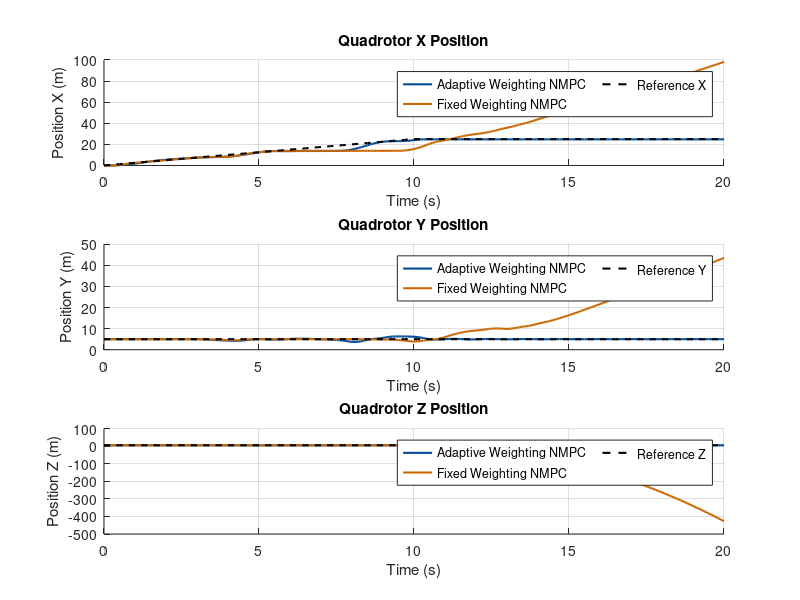
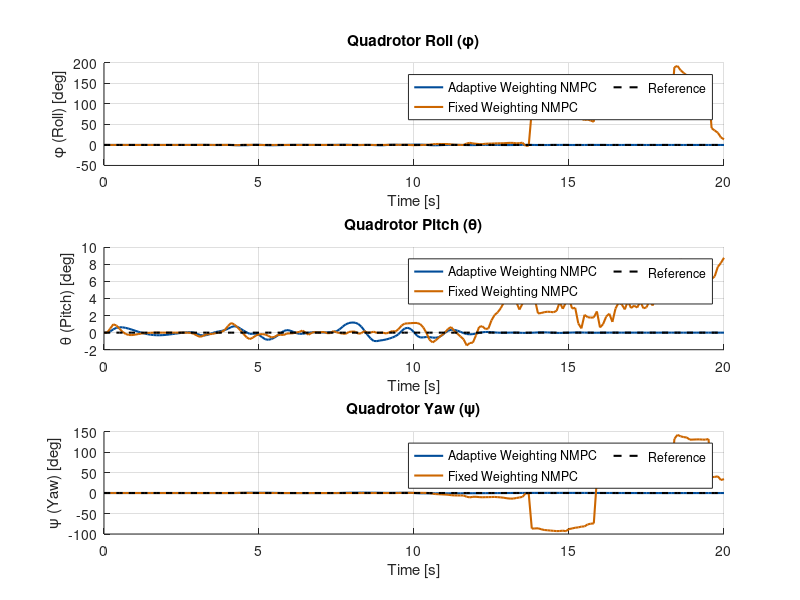
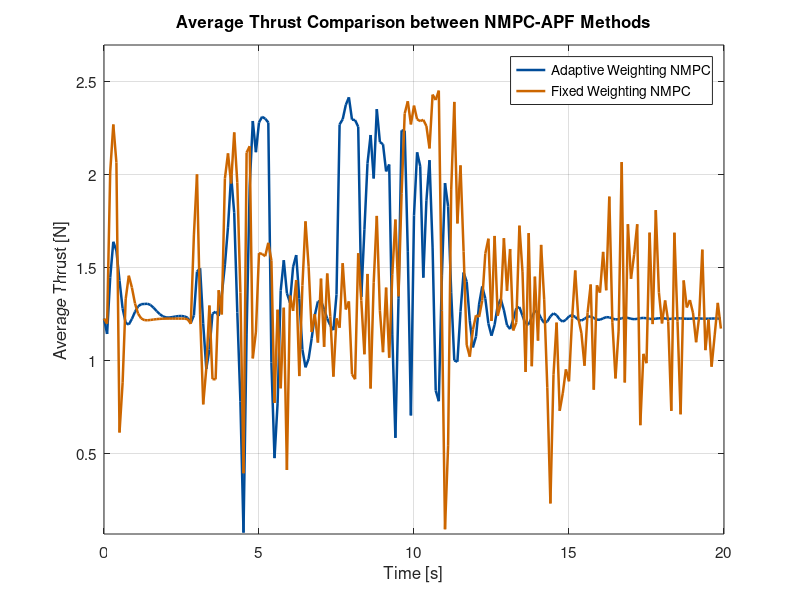
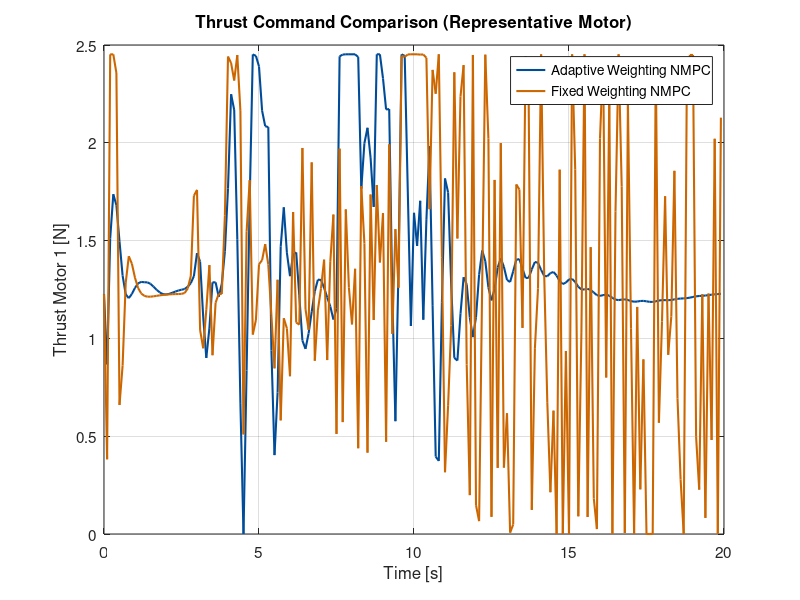

These figures' MATLAB source, in order: (Note: this script raises an error after producing the figures.)
close all;

trajectory = 1;

obs_radius_val = 0.5; % semua radius sama
z_pos = 0.0;          % tinggi referensi (anggap obstacle menempel ground, drone terbang di atas)

% posisi obstacle (manual supaya jaraknya tidak terlalu dekat)
if trajectory == 1
    num_obs = 17; 
%     obs_center = [ 6  6  6  8   12   12   15   15   16   18   18   22  23   24  26  29   30 ;   % x
%                    9  6  3  1.8  4   6.8   6   1.5  8.2  6.2  2.8  2   4.8  8   4   2.2  7.0 ;   % y
%                    z_pos*ones(1,num_obs) ];       % z
    obs_center = [ 6  9  6  8   12   12   15   15   16   18   18   22  23.5   24  26  29   30 ;   % x
                       9  5.5  3  1.8  4   6   5   1.5  8.2  6.2  2.8  2   5  8   5   2.2  7.0 ;   % y
                       z_pos*ones(1,num_obs) ];       % z done

    obs_radius = obs_radius_val * ones(1,num_obs);
else
    num_obs = 2.0; 
    obs_center = [ 3.25 6.5;   % x
                   2.5 1.5;   % y
                   z_pos*ones(1,num_obs) ];       % z

    obs_radius = obs_radius_val * ones(1,num_obs);
end

% Load hasil simulasi
load('4sim_single.mat','results'); results_single = results;
load('4sim_multi.mat','results');  results_multi  = results;

% --- Time vector untuk state (N_sim+1) ---
t_single = (0:size(results_single.history_x,2)-1)*results_single.dt;
t_multi  = (0:size(results_multi.history_x,2)-1)*results_multi.dt;
x_ref = results_single.history_x_ref(1,:);
y_ref = results_single.history_x_ref(2,:);
z_ref = results_single.history_x_ref(3,:);

% --- Time vector untuk kontrol (N_sim) ---
t_u_single = (0:size(results_single.history_u,2)-1) * results_single.dt;
t_u_multi  = (0:size(results_multi.history_u,2)-1) * results_multi.dt;

color1 = [0.00,0.30,0.60];
color2 = [0.80,0.40,0.00];

%% =========================================================================
%  FIGURE 1: POSITIONS (px, py, pz)
%  =========================================================================
fig1 = figure(1); 
set(fig1, 'Name', 'Quadrotor Position Comparison', 'NumberTitle', 'off');
clf(fig1);

% Define plot indices for Position (1, 2, 3)
pos_indices = [1, 2, 3];
pos_labels = {'Position X (m)', 'Position Y (m)', 'Position Z (m)'};
pos_titles = {'Quadrotor X Position', 'Quadrotor Y Position', 'Quadrotor Z Position'};
ref_labels = {'Reference X', 'Reference Y', 'Reference Z'};

for i = 1:3
    idx = pos_indices(i); % 1, 2, or 3
    
    % KOREKSI: Menggunakan 3 baris, 1 kolom (Susunan Vertikal)
    subplot(3, 1, i);
    hold on;
    
    % Plot Actual Trajectories
    h_single = plot(t_single, results_single.history_x(idx,:), 'Color', color1, 'LineWidth', 1.5, 'DisplayName', 'Adaptive Weighting NMPC');
    h_multi = plot(t_multi, results_multi.history_x(idx,:), 'Color', color2, 'LineWidth', 1.5, 'DisplayName', 'Fixed Weighting NMPC');
    
    % Plot Reference Trajectory
    h_ref = plot(t_single, results_single.history_x_ref(idx,:), 'k--', 'LineWidth', 1.5, 'DisplayName', ref_labels{i});
    
    grid on;
    ylabel(pos_labels{i});
    title(pos_titles{i});
    
    % Sumbu X hanya pada plot terakhir
    xlabel('Time (s)');
%     set(gca, 'XTickLabel', []); % Sembunyikan label X pada plot atas
    
    % Tambahkan legenda hanya pada plot pertama
    legend([h_single, h_multi, h_ref], 'Location','best', 'NumColumns', 2);

    hold off;
end


%% =========================================================================
%  FIGURE 2: EULER ANGLES (Phi, Theta, Psi)
%  =========================================================================
fig2 = figure(2); 
set(fig2, 'Name', 'Quadrotor Angle Comparison', 'NumberTitle', 'off');
clf(fig2);

% Define plot indices for Angles (4, 5, 6)
angle_indices = [4, 5, 6];
angle_labels = {'\phi (Roll) [deg]', '\theta (Pitch) [deg]', '\psi (Yaw) [deg]'};
angle_titles = {'Quadrotor Roll (\phi)', 'Quadrotor Pitch (\theta)', 'Quadrotor Yaw (\psi)'};


for i = 1:3
    idx = angle_indices(i); % 4, 5, or 6
    
    % KOREKSI: Menggunakan 3 baris, 1 kolom (Susunan Vertikal)
    subplot(3, 1, i);
    hold on;
    
    % Plot Actual Angles
    h_single = plot(t_single, results_single.history_x(idx,:), 'Color', color1, 'LineWidth', 1.5, 'DisplayName', 'Adaptive Weighting NMPC');
    h_multi = plot(t_multi, results_multi.history_x(idx,:), 'Color', color2, 'LineWidth', 1.5, 'DisplayName', 'Fixed Weighting NMPC');
    
    % Plot Reference Angle
    h_ref = plot(t_single, results_single.history_x_ref(idx,:), 'k--', 'LineWidth', 1.5, 'DisplayName', 'Reference');
    
    grid on;
    ylabel(angle_labels{i});
    title(angle_titles{i});
    
    % Sumbu X hanya pada plot terakhir
    xlabel('Time [s]');
%     set(gca, 'XTickLabel', []); % Sembunyikan label X pada plot atas
    
    % Tambahkan legenda hanya pada plot pertama
    legend([h_single, h_multi, h_ref], 'Location','best', 'NumColumns', 2);

    hold off;
end

%% === Compute Average Thrust ===
T_avg_single = mean(results_single.history_u, 1);
T_avg_multi  = mean(results_multi.history_u, 1);

%% === Compute Control Effort Metrics ===
J_u_single = sum(sum(results_single.history_u.^2, 1));
J_u_multi  = sum(sum(results_multi.history_u.^2, 1));

mean_u_single = mean(T_avg_single);
mean_u_multi  = mean(T_avg_multi);

max_u_single = max(T_avg_single);
max_u_multi  = max(T_avg_multi);

%% === PLOT 1: Average Thrust Comparison ===
figure('Name','Average Thrust Comparison','Color','w');
hold on; box on; grid on;

plot(t_u_single, T_avg_single, 'Color', color1, 'LineWidth', 1.8);
plot(t_u_multi,  T_avg_multi,  'Color', color2, 'LineWidth', 1.8);

xlabel('Time [s]');
ylabel('Average Thrust [N]');
title('Average Thrust Comparison between NMPC-APF Methods');

% (Optional) Mark obstacle avoidance window
% xline(start, '--', 'Avoidance Start', 'Color', [0.5 0.5 0.5], 'LabelHorizontalAlignment', 'center','LabelVerticalAlignment','top');
% xline(finish, '--', 'Avoidance End', 'Color', [0.5 0.5 0.5], 'LabelHorizontalAlignment', 'center','LabelVerticalAlignment','top');

legend({'Adaptive Weighting NMPC', ...
        'Fixed Weighting NMPC'}, ...
        'Location','best');
set(gca,'FontSize',11);

ylim([min([T_avg_single,T_avg_multi])*0.9, ...
      max([T_avg_single,T_avg_multi])*1.1]);

%% === PLOT 2: Thrust per Motor (Optional, use one representative motor) ===
figure('Name','Thrust Command (Motor 1)','Color','w');
hold on; box on; grid on;

plot(t_u_single, results_single.history_u(1,:), 'Color', color1, 'LineWidth', 1.5);
plot(t_u_multi,  results_multi.history_u(1,:),  'Color', color2, 'LineWidth', 1.5);

xlabel('Time [s]');
ylabel('Thrust Motor 1 [N]');
title('Thrust Command Comparison (Representative Motor)');
legend({'Adaptive Weighting NMPC', 'Fixed Weighting NMPC'}, 'Location','best');
set(gca,'FontSize',11);

% (Optional) Mark obstacle avoidance window
% xline(start, '--', 'Avoidance Start', 'Color', [0.5 0.5 0.5], 'LabelVerticalAlignment','bottom');
% xline(finish, '--', 'Avoidance End', 'Color', [0.5 0.5 0.5], 'LabelVerticalAlignment','bottom');

%% === TABLE: Control Effort Metrics ===
fprintf('\n=== CONTROL EFFORT METRICS ===\n');
fprintf('%-35s %-15s %-15s %-15s\n', 'Method', 'Σ||u||²', 'Mean Thrust [N]', 'Max Thrust [N]');
fprintf('---------------------------------------------------------------------------------\n');
fprintf('%-35s %-15.3f %-15.3f %-15.3f\n', 'Adaptive Weighting NMPC', J_u_single, mean_u_single, max_u_single);
fprintf('%-35s %-15.3f %-15.3f %-15.3f\n', 'Fixed Weighting NMPC',         J_u_multi,  mean_u_multi,  max_u_multi);

%% === (Optional) Convert metrics to table for plotting/export ===
ControlEffortTable = table( ...
    {'Adaptive Weighting NMPC'; 'Fixed Weighting NMPC'}, ...
    [J_u_single; J_u_multi], ...
    [mean_u_single; mean_u_multi], ...
    [max_u_single; max_u_multi], ...
    'VariableNames', {'Method','TotalEffort','MeanThrust','MaxThrust'});

disp(ControlEffortTable);

% Asumsi: 'results_single' dan 'results_multi' telah dimuat
% Asumsi: 'obs_center', 'obs_radius', 'trajectory' telah didefinisikan

x_ref_single = results_single.history_x_ref(1, :);
y_ref_single = results_single.history_x_ref(2, :);
z_ref_single = results_single.history_x_ref(3, :);

x_actual_single = results_single.history_x(1, :);
y_actual_single = results_single.history_x(2, :);
z_actual_single = results_single.history_x(3, :);

x_actual_multi = results_multi.history_x(1, :);
y_actual_multi = results_multi.history_x(2, :);
z_actual_multi = results_multi.history_x(3, :);

figure; hold on; grid on; box on;

%% --- Plot Lintasan Reference dan Aktual ---
% Plot lintasan referensi (sama untuk kedua metode)
h_ref = plot3(x_ref_single, y_ref_single, z_ref_single, 'k--', 'LineWidth', 1.5, 'DisplayName', 'Reference Path');

% Plot lintasan metode pertama (Single)
h_actual_single = plot3(x_actual_single, y_actual_single, z_actual_single, 'Color', color1, 'LineWidth', 1.5, 'DisplayName', 'Adaptive Weighting NMPC');

% Plot lintasan metode kedua (Multi)
h_actual_multi = plot3(x_actual_multi, y_actual_multi, z_actual_multi, 'Color', color2, 'LineWidth', 1.5, 'DisplayName', 'Fixed Weighting NMPC');

%% --- Tandai Start & Finish ---
% Titik awal dan akhir untuk metode pertama
% h_start_act_single = plot3(x_actual_single(1), y_actual_single(1), z_actual_single(1), 'bo', 'MarkerFaceColor', 'b', 'MarkerSize', 8, 'DisplayName', 'Start');
% h_finish_act_single = plot3(x_actual_single(end), y_actual_single(end), z_actual_single(end), 'bx', 'LineWidth', 2, 'MarkerSize', 10, 'DisplayName', 'Finish');

% % Titik awal dan akhir untuk metode kedua
% h_start_act_multi = plot3(x_actual_multi(1), y_actual_multi(1), z_actual_multi(1), 'go', 'MarkerFaceColor', 'g', 'MarkerSize', 8, 'DisplayName', 'Start (Multi)');
% h_finish_act_multi = plot3(x_actual_multi(end), y_actual_multi(end), z_actual_multi(end), 'gx', 'LineWidth', 2, 'MarkerSize', 10, 'DisplayName', 'Finish (Multi)');

% Titik awal dan akhir referensi (hanya perlu satu)
h_start_ref = plot3(x_ref_single(1), y_ref_single(1), z_ref_single(1), 'ko', 'MarkerFaceColor', 'k', 'MarkerSize', 8, 'DisplayName', 'Start Reference');
h_finish_ref = plot3(x_ref_single(end), y_ref_single(end), z_ref_single(end), 'kx', 'LineWidth', 2, 'MarkerSize', 10, 'DisplayName', 'Finish Reference');

%% --- Drone Heading (quiver3) ---
% Panah untuk lintasan pertama
N_single = length(x_actual_single);
step_arrow_single = max(floor(N_single/20),1);
scale_arrow = 0.5;
for k = 1:step_arrow_single:N_single-1
    quiver3(x_actual_single(k), y_actual_single(k), z_actual_single(k), ...
            x_actual_single(k+1)-x_actual_single(k), ...
            y_actual_single(k+1)-y_actual_single(k), ...
            z_actual_single(k+1)-z_actual_single(k), ...
            scale_arrow, 'Color', color1, 'LineWidth', 1.5, 'MaxHeadSize', 2, 'HandleVisibility', 'off');
end

% Panah untuk lintasan kedua
N_multi = length(x_actual_multi);
step_arrow_multi = max(floor(N_multi/20),1);
for k = 1:step_arrow_multi:N_multi-1
    quiver3(x_actual_multi(k), y_actual_multi(k), z_actual_multi(k), ...
            x_actual_multi(k+1)-x_actual_multi(k), ...
            y_actual_multi(k+1)-y_actual_multi(k), ...
            z_actual_multi(k+1)-z_actual_multi(k), ...
            scale_arrow, 'Color', color2, 'LineWidth', 1.5, 'MaxHeadSize', 2, 'HandleVisibility', 'off');
end

h_arrow_single = plot3(nan, nan, nan, 'Color', color1, 'LineWidth', 1.5, 'DisplayName', 'Adaptive Weighting NMPC');
h_arrow_multi = plot3(nan, nan, nan, 'Color', color2, 'LineWidth', 1.5, 'DisplayName', 'Fixed Weighting NMPC');

%% --- Plot Obstacles (Silinder Hijau Tua) ---
num_obs = size(obs_center,2);
if trajectory == 1
    obstacle_height = 8;
else
    obstacle_height = 2;%8;
end
safety_scale = 1.2; % safety margin

for j = 1:num_obs
    c = obs_center(:,j);
    r = obs_radius(j);

    [x_cyl, y_cyl, z_cyl] = cylinder(r,50);
    z_cyl = z_cyl * obstacle_height;
    x_cyl = x_cyl + c(1);
    y_cyl = y_cyl + c(2);

    surf(x_cyl, y_cyl, z_cyl, 'FaceAlpha', 0.5, 'FaceColor', [0.52 0.21 0.57], 'EdgeColor', 'none');

    [x_safe, y_safe, z_safe] = cylinder(r*safety_scale,50);
    z_safe = z_safe*obstacle_height;
    x_safe = x_safe + c(1);
    y_safe = y_safe + c(2);
    surf(x_safe, y_safe, z_safe, 'FaceAlpha', 0.1, 'FaceColor', 'r', 'EdgeColor', 'none', 'HandleVisibility', 'off');
end
h_obs = plot3(nan, nan, nan, 'ko', 'MarkerFaceColor', 'm', 'MarkerEdgeColor', 'k', 'DisplayName', 'Obstacles');


%% --- Axis, Labels, View ---
xlabel('X [m]'); ylabel('Y [m]'); zlabel('Z [m]');
title('Drone Trajectory Comparison', 'FontSize', 12);
view(45,25);

% Atur batas sumbu agar konsisten untuk kedua plot
all_x = [x_ref_single, x_actual_single, x_actual_multi];
all_y = [y_ref_single, y_actual_single, y_actual_multi];
all_z = [z_ref_single, z_actual_single, z_actual_multi];

xlim([min(all_x)-1, max(all_x)+1]);
ylim([min(all_y)-1, max(all_y)+1]);
zlim([min(all_z)-1, max(all_z)+1]);

axis equal; grid on;

%% --- Legend (informatif) ---
legend([h_actual_single, h_actual_multi, h_ref, h_obs, h_start_ref, h_finish_ref], 'Location','bestoutside');


figure; hold on; grid on; box on;

%% --- Plot Lintasan Referensi dan Aktual ---
h_ref = plot(x_ref, y_ref, 'k--', 'LineWidth', 1.5, 'DisplayName', 'Reference Path'); % Jalur referensi
h_actual_single = plot(x_actual_single, y_actual_single, 'Color', color1, 'LineWidth', 1.5, 'DisplayName', 'Adaptive Weighting NMPC'); % Jalur Single-NMPC
h_actual_multi = plot(x_actual_multi, y_actual_multi, 'Color', color2, 'LineWidth', 1.5, 'DisplayName', 'Fixed Weighting NMPC'); % Jalur Multi-NMPC

%% --- Obstacles (lingkaran 2D) ---
% --- Inisialisasi Parameter ---
theta = linspace(0, 2*pi, 100);
num_obs = size(obs_center, 2);
obs_radius = obs_radius_val * ones(1, num_obs); % Radius rintangan fisik

obstacle_color = [0.5 0.5 0.5]; % Warna abu-abu solid untuk semua rintangan
d_safe = 0.5; % Ganti dengan nilai d_safe aktual Anda

% --- Loop untuk Menggambar Setiap Rintangan ---
for j = 1:num_obs
    % 1. Gambar Rintangan Fisik (Warna Solid Tunggal)
    x_obs = obs_center(1, j) + obs_radius(j) * cos(theta);
    y_obs = obs_center(2, j) + obs_radius(j) * sin(theta);
    
    fill(x_obs, y_obs, obstacle_color, 'FaceAlpha', 0.6, 'EdgeColor', 'k', 'LineWidth', 1);
    
    % 2. Gambar Lingkaran Jarak Aman (Safe Distance Margin)
    R_safe_zone = obs_radius(j) + d_safe; % Radius Total: Fisik + Jarak Aman
    
    x_safe = obs_center(1, j) + R_safe_zone * cos(theta);
    y_safe = obs_center(2, j) + R_safe_zone * sin(theta);
    
    plot(x_safe, y_safe, 'k:', 'LineWidth', 1.2, 'HandleVisibility', 'off'); % Garis putus-putus hitam (dotted)
end

% --- Handle Legenda (untuk Rintangan dan Zona Aman) ---
% Tambahkan handle placeholder untuk legenda yang akurat
h_obs = plot(nan, nan, 's', 'MarkerFaceColor', obstacle_color, 'MarkerEdgeColor', 'k', 'DisplayName', 'Obstacles');
h_safe = plot(nan, nan, 'k:', 'LineWidth', 1.2, 'DisplayName', ['Safe zone (R_{safe} = ' num2str(d_safe) 'm)']);

% Hapus plot placeholder lama jika ada
% h_obs_old = plot(nan, nan, 'o', 'MarkerFaceColor', 'k', 'MarkerEdgeColor', 'k', 'DisplayName', 'Obstacles');

%% --- Tandai Start & Finish ---
h_start_ref = plot(x_ref(1), y_ref(1), 'ko', 'MarkerSize', 10, 'MarkerFaceColor', 'k', 'DisplayName', 'Start Reference');
h_finish_ref = plot(x_ref(end), y_ref(end), 'kx', 'MarkerSize', 10, 'LineWidth', 2, 'DisplayName', 'Finish Reference');
% 
% h_start_single = plot(x_actual_single(1), y_actual_single(1), 'bo', 'MarkerSize', 10, 'MarkerFaceColor', 'b', 'DisplayName', 'Start Improvement APF');
% h_finish_single = plot(x_actual_single(end), y_actual_single(end), 'bx', 'MarkerSize', 10, 'LineWidth', 2, 'DisplayName', 'Finish Improvement APF');

% h_start_multi = plot(x_actual_multi(1), y_actual_multi(1), 'go', 'MarkerSize', 10, 'MarkerFaceColor', 'g', 'DisplayName', 'Start Multi-NMPC');
% h_finish_multi = plot(x_actual_multi(end), y_actual_multi(end), 'gx', 'MarkerSize', 10, 'LineWidth', 2, 'DisplayName', 'Finish Multi-NMPC');

%% --- Drone Heading (quiver) ---
scale_arrow = 1;

% Quiver untuk metode single
N_single = length(x_actual_single);
step_arrow_single = max(floor(N_single / 20), 1);
for k = 1:step_arrow_single:N_single - 1
    quiver(x_actual_single(k), y_actual_single(k), ...
           x_actual_single(k+1) - x_actual_single(k), ...
           y_actual_single(k+1) - y_actual_single(k), ...
           scale_arrow, 'Color', color1, 'LineWidth', 1.5, 'MaxHeadSize', 3, 'HandleVisibility', 'off');
end

% Quiver untuk metode multi
N_multi = length(x_actual_multi);
step_arrow_multi = max(floor(N_multi / 20), 1);
for k = 1:step_arrow_multi:N_multi - 1
    quiver(x_actual_multi(k), y_actual_multi(k), ...
           x_actual_multi(k+1) - x_actual_multi(k), ...
           y_actual_multi(k+1) - y_actual_multi(k), ...
           scale_arrow, 'Color', color2, 'LineWidth', 1.5, 'MaxHeadSize', 3, 'HandleVisibility', 'off');
end


% h_arrow_single = plot(nan, nan, 'Color', color1, 'LineWidth', 1.5, 'DisplayName', 'Improvement APF Heading');
% h_arrow_multi = plot(nan, nan, 'Color', color3, 'LineWidth', 1.5, 'DisplayName', 'Clasic APF Heading');


h_arrow_single = plot(nan, nan, 'Color', color1, 'LineWidth', 1.5, 'DisplayName', 'Adaptive Weighting NMPC');
h_arrow_multi = plot(nan, nan, 'Color', color2, 'LineWidth', 1.5, 'DisplayName', 'Fixed Weighting NMPC');

%% --- Axis, Labels, Title ---
xlabel('X [m]');
ylabel('Y [m]');
title('Drone Trajectory (Top View) Comparison');
axis equal;
grid on;
box on;

%% --- Legend yang lebih informatif ---
legend([h_actual_single, h_actual_multi,h_ref, h_start_ref, h_finish_ref, h_obs], 'Location', 'northeast');


% Asumsi: 'results_single', 'results_multi', 'obs_center', dan 'obs_radius' telah dimuat

%% --- Hitung metrik untuk Single-NMPC ---
% N_actual_single = size(results_single.history_x, 2);
% time_single = (0:N_actual_single-1) * results_single.dt;
% d_min_log_single = zeros(1, N_actual_single);
% for i = 1:N_actual_single
%     p = results_single.history_x(1:3, i);
%     d_all = vecnorm(p - obs_center, 2, 1) - obs_radius;
%     d_min_log_single(i) = min(d_all);
% end

% Ambil hanya koordinat X dan Y dari pusat rintangan (Z diabaikan)
obs_center_2D = obs_center(1:2, :); 
obs_radius_2D = obs_radius; % Radius tetap sama

for i = 1:N_single
    % PENTING: Ambil hanya X dan Y dari posisi drone
    p_2D = results_single.history_x(1:2, i); 
    
    % Hitung jarak horizontal (2D) dari pusat drone ke pusat rintangan
    distance_to_center_2D = vecnorm(p_2D - obs_center_2D, 2, 1);
    
    % Hitung jarak minimum ke permukaan (2D)
    d_all_2D = distance_to_center_2D - obs_radius_2D;
    d_min_log_single(i) = min(d_all_2D);
end


v_act_norm_single = sqrt(sum(results_single.history_x(7:9, 1:N_single).^2, 1));

%% --- Hitung metrik untuk Multi-NMPC ---
% N_actual_multi = size(results_multi.history_x, 2);
% time_multi = (0:N_actual_multi-1) * results_multi.dt;
% d_min_log_multi = zeros(1, N_actual_multi);
% for i = 1:N_actual_multi
%     p = results_multi.history_x(1:3, i);
%     d_all = vecnorm(p - obs_center, 2, 1) - obs_radius;
%     d_min_log_multi(i) = min(d_all);
% end

obs_center_2D = obs_center(1:2, :); 
obs_radius_2D = obs_radius; % Radius tetap sama

for i = 1:N_multi
    % PENTING: Ambil hanya X dan Y dari posisi drone
    p_2D = results_multi.history_x(1:2, i); 
    
    % Hitung jarak horizontal (2D) dari pusat drone ke pusat rintangan
    distance_to_center_2D = vecnorm(p_2D - obs_center_2D, 2, 1);
    
    % Hitung jarak minimum ke permukaan (2D)
    d_all_2D = distance_to_center_2D - obs_radius_2D;
    d_min_log_multi(i) = min(d_all_2D);
end

v_act_norm_multi = sqrt(sum(results_multi.history_x(7:9, 1:N_multi).^2, 1));


%% --- Plot 1: Minimum Distance to Obstacles Comparison ---
figure('Name', 'Minimum Distance to Obstacles Comparison', 'Color', 'w');
hold on; 
box on; 
grid on;

% --- Plot Minimum Distance ---
% 'time_single', 'd_min_log_single' likely refer to your Hybrid NMPC approach
h_dist_hybrid = plot(t_single, d_min_log_single, 'Color', color1, 'LineWidth', 1.5);

% 'time_multi', 'd_min_log_multi' likely refer to the Cost-only APF benchmark
h_dist_cost_only = plot(t_multi, d_min_log_multi, 'Color', color2, 'LineWidth', 1.5);


ylabel('Minimum Distance to Obstacles [m]');
xlabel('Time [s]');
title('Comparison of Drone Minimum Distance to Obstacles');

% Combine distance data to set consistent axis limits
all_dist = [d_min_log_single, d_min_log_multi];
ylim([0, max(all_dist) * 1.2]);

% Safe Distance Threshold Line
h_safe_line = yline(0.5, 'k', 'LineWidth', 1.5, 'Label', 'safety boundary (d{safe})', 'LabelHorizontalAlignment', 'right', ...
    'LabelVerticalAlignment', 'bottom');

% Legend for Distance Plot
legend([h_dist_hybrid, h_dist_cost_only], ...
       {'Adaptive Weighting NMPC', ...
        'Fixed Weighting NMPC'}, ...
       'Location', 'northeast', 'FontSize', 10, 'Box', 'off');
   
% xline(start, '--', 'Start Avoidance', 'Color', [0.2 0.2 0.2]);
% xline(finish, '--', 'End Avoidance', 'Color', [0.2 0.2 0.2]);


set(gca, 'FontSize', 11);


c

%% === Hitung Violation untuk setiap metode ===
V_single = computeViolation(results_single, obs_center, obs_radius);
V_multi  = computeViolation(results_multi,  obs_center, obs_radius);


%% === Buat Tabel Evaluasi ===
Method = {'Adaptive Weighting NMPC'; 'Fixed Weighting NMPC'};
RMSE = [RMSE_single; RMSE_multi];
MAE  = [MAE_single; MAE_multi];
MAXE = [MAX_single; MAX_multi];
Violation = [V_single; V_multi];

T = table(Method, RMSE, MAE, MAXE, Violation);
disp('=== Performance Comparison ===');
disp(T);

%% === Visualisasi perbandingan Error & Violation ===
figure('Name','Error vs Violation Comparison','Color','w');
yyaxis left
bar(categorical(Method), RMSE, 0.4);
ylabel('RMSE [m]');
yyaxis right
plot(categorical(Method), Violation, 'ro-','LineWidth',2,'MarkerSize',8);
ylabel('Constraint Violation [m]');
title('Tracking Error and Safety Violation Comparison');
grid on;


%%%%%%%%%%%
% --- Data Input Awal ---
N_actual_single = size(results_single.history_x, 2);
F_total_norm_log_single = zeros(1, N_actual_single); 
v_act_norm_single = zeros(1, N_actual_single); 

N_actual_multi = size(results_multi.history_x, 2);
F_total_norm_log_multi = zeros(1, N_actual_multi); 
v_act_norm_multi = zeros(1, N_actual_multi);

% --- KONSTANTA (Pastikan nilai ini identik dengan NMPC Anda) ---
k_att = 0.01;       % attractive gain
k_rep = 4.0;       % repulsive gain (tune)
d0    = 4.0;       % influence distance of obstacles [m]
p_start = [0; 5]; %%% local minima2
p_goal = [33; 5];
% num_obs = size(obs_center, 2);

% LOOP POST-PROCESSING
for i = 1:N_actual_single
    % 1. Ambil Data Posisi & Hitung Kecepatan (NUMERIK)
    p_2D = results_single.history_x(1:2, i); 
    v_inertial = results_single.history_x(7:9, i);
    v_act_norm_single(i) = norm(v_inertial); 
    
    % 2. Hitung F_rep (NUMERIK)
    F_rep_total_2D = [0; 0];
    for j = 1:num_obs
        c = obs_center(1:2, j);
        r_obs = obs_radius(j);
        
        vec = p_2D - c;
        dist = norm(vec);      
        dist_surf = dist - r_obs; 
        
        % Kondisi pengaruh APF
        if dist_surf <= d0 && dist_surf > 1e-6 
            dir_ = vec / dist; 
            
            % Formula Gaya Repulsive Numerik (sesuai logika kode CasADi Anda)
            mag = k_rep * (1/dist_surf - 1/d0) * (1/dist_surf^2); 
            F_rep_total_2D = F_rep_total_2D + mag * dir_;
        end
    end
    
    % 3. Hitung F_att dan F_total (NUMERIK)
    % Formula Gaya Attractive Numerik
    F_att_2D = - k_att * (p_2D - p_goal);
    F_total_2D = F_att_2D + F_rep_total_2D;
    
    % 4. Log Besaran Gaya Total (NUMERIK)
    F_total_norm_log_single(i) = norm(F_total_2D);
end

% LOOP POST-PROCESSING
for i = 1:N_actual_multi
    % 1. Ambil Data Posisi & Hitung Kecepatan (NUMERIK)
    p_2D = results_multi.history_x(1:2, i); 
    v_inertial_multi = results_multi.history_x(7:9, i);
    v_act_norm_multi(i) = norm(v_inertial_multi); 
    
    % 2. Hitung F_rep (NUMERIK)
    F_rep_total_2D = [0; 0];
    for j = 1:num_obs
        c = obs_center(1:2, j);
        r_obs = obs_radius(j);
        
        vec = p_2D - c;
        dist = norm(vec);      
        dist_surf = dist - r_obs; 
        
        % Kondisi pengaruh APF
        if dist_surf <= d0 && dist_surf > 1e-6 
            dir_ = vec / dist; 
            
            % Formula Gaya Repulsive Numerik (sesuai logika kode CasADi Anda)
            mag = k_rep * (1/dist_surf - 1/d0) * (1/dist_surf^2); 
            F_rep_total_2D = F_rep_total_2D + mag * dir_;
        end
    end
    
    % 3. Hitung F_att dan F_total (NUMERIK)
    % Formula Gaya Attractive Numerik
    F_att_2D = - k_att * (p_2D - p_goal);
    F_total_2D = F_att_2D + F_rep_total_2D;
    
    % 4. Log Besaran Gaya Total (NUMERIK)
    F_total_norm_log_multi(i) = norm(F_total_2D);
end

% --- Ambang Batas Deteksi Local Minima ---
E_F = 0.05;  % Ambang batas Gaya (misal, 0.05 Newton)
E_V = 0.1;   % Ambang batas Kecepatan (misal, 0.1 m/s)

% --- Deteksi Waktu Local Minima ---
% Logika: Kapan F_norm DAN v_norm di bawah ambang batas
is_trapped = (F_total_norm_log_single < E_F) & (v_act_norm_single < E_V);

% --- Plotting ---
figure(101); % Gunakan figure yang sama untuk perbandingan

% Subplot 1: Gaya APF Total
subplot(2,1,1);
hold on; grid on; box on;
plot(t_single, F_total_norm_log_single, 'Color', color1, 'LineWidth', 1.5, 'DisplayName', 'F adaptive R_{rate}');
plot(t_multi, F_total_norm_log_multi, 'Color', color2, 'LineWidth', 1.5, 'DisplayName', 'F fix R_{rate}');
yline(E_F, 'r--', 'LineWidth', 0.8, 'HandleVisibility', 'off'); 
ylabel('|F_{APF Total}| [N]');
title('Gaya APF Total dan Deteksi Local Minima');
legend('Location', 'northeast');

% Subplot 2: Kecepatan Drone
subplot(2,1,2);
hold on; grid on; box on;
plot(t_single, v_act_norm_single, 'Color', color1, 'LineWidth', 1.5, 'DisplayName', 'V adaptive R_{rate}');
plot(t_multi, v_act_norm_multi, 'Color', color2, 'LineWidth', 1.5, 'DisplayName', 'V fix R_{rate}');
yline(E_V, 'r--', 'LineWidth', 0.8, 'HandleVisibility', 'off'); 
ylabel('Speed [m/s]');
xlabel('Time [s]');
legend('Location', 'northeast');

% --- Penandaan (Highlight) Area Local Minima di Kedua Subplot ---

% Cek apakah ada kejadian local minima untuk di-highlight
if any(is_trapped)
    % Temukan awal dan akhir setiap kejadian
    start_indices = find(diff([0 is_trapped]) == 1);
    end_indices = find(diff([is_trapped 0]) == -1);

    % Highlight di kedua subplot
    for k = 1:length(start_indices)
        t_start = time(start_indices(k));
        t_end = time(end_indices(k));

        % Highlight area (Gaya)
        subplot(2,1,1);
        area(time, F_total_norm_log_single, 'LineStyle', 'none', 'FaceColor', [1 0.7 0.7], 'FaceAlpha', 0.3, 'XLim', [t_start, t_end]);
        area(time, F_total_norm_log_multi, 'LineStyle', 'none', 'FaceColor', [1 0.7 0.7], 'FaceAlpha', 0.3, 'XLim', [t_start, t_end]);

        % Highlight area (Kecepatan)
        subplot(2,1,2);
        area(time, v_act_norm_single, 'LineStyle', 'none', 'FaceColor', [1 0.7 0.7], 'FaceAlpha', 0.3, 'XLim', [t_start, t_end]);
        area(time, v_act_norm_multi, 'LineStyle', 'none', 'FaceColor', [1 0.7 0.7], 'FaceAlpha', 0.3, 'XLim', [t_start, t_end]);

        % Tampilkan pesan deteksi di command window
        disp(['[', label, '] Terjebak Local Minima: ', num2str(t_start, '%.2f'), 's - ', num2str(t_end, '%.2f'), 's']);
    end
end

%% === Fungsi perhitungan error tracking ===
function [RMSE, MAE, MAXE] = computeTrackingError(ref, actual)
    err = vecnorm(ref - actual, 2, 1);
    RMSE = sqrt(mean(err.^2));
    MAE  = mean(abs(err));
    MAXE = max(abs(err));
end

%% === Fungsi menghitung Constraint Violation (Obstacle) ===
function V = computeViolation(results, obs_center, obs_radius)
    d_safe = 0.5;   % batas aman (jarak pengaruh APF)
    num_steps = size(results.history_x,2);
    num_obs = size(obs_center,2);
    V = 0;
    for k = 1:num_steps
        p = results.history_x(1:2,k);
        min_dist = inf;
        for j = 1:num_obs
            c = obs_center(1:2,j);
            r = obs_radius(j);
            dist_surf = norm(p - c) - r; % jarak ke permukaan obstacle
            if dist_surf < min_dist
                min_dist = dist_surf;
            end
        end
        V = V + max(0, d_safe - min_dist);  % pelanggaran jika < d_safe
    end
    V = V / num_steps;
end